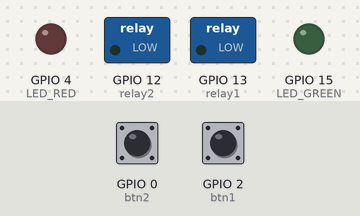
The sketch below on a simulated ESP8266 (NodeMCU). Parts: switched loads named in the sketch (green lamp = pin HIGH), output pins drawn as LEDs (lit = HIGH). The test bench sets the inputs (shaded band); at power-on: GPIO 0 (btn2) LOW, GPIO 2 (btn1) LOW. WiFi joins after 1.5 s; servers stay silent unless stated; no MQTT or app messages arrive unless stated; what the sketch prints to the serial monitor is not drawn.

Above: at 2.9 s.
3.0 s: GPIO 0 (btn2) pulled HIGH for 0.15 s
At 4.2 s:
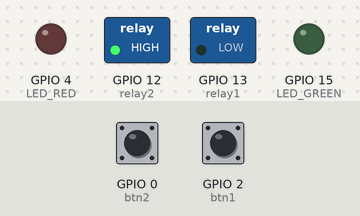
4.6 s: GPIO 2 (btn1) pulled HIGH for 0.15 s
At 5.4 s:
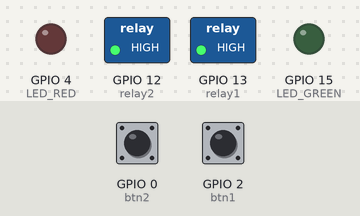
6.2 s: GPIO 0 (btn2) pulled HIGH for 1 s
At 7.0 s:
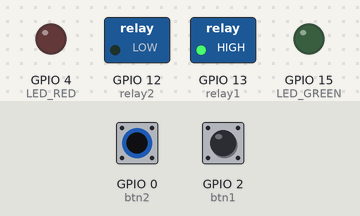
8.7 s: GPIO 0 (btn2) pulled HIGH for 3.2 s
At 12.6 s:
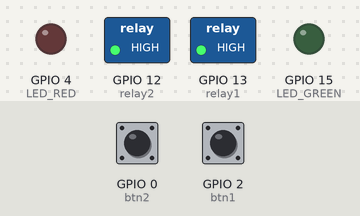
13.4 s: GPIO 2 (btn1) pulled HIGH for 3.2 s
At 13.8 s:
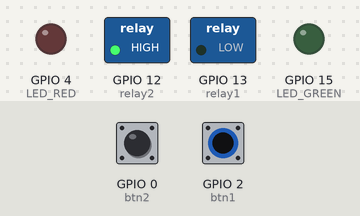
Timing chart, 0 to 18.1 s (numbered marks = the images above; inputs shaded):
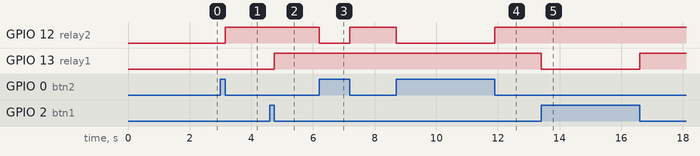

Measured:
- after the input at 3.0 s, GPIO 12 (relay2): LOW → HIGH after 0.15 s
- after the input at 4.6 s, GPIO 13 (relay1): LOW → HIGH after 0.15 s
- after the input at 6.2 s, GPIO 12 (relay2): HIGH → LOW at once, → HIGH 1.0 s later
- after the input at 8.7 s, GPIO 12 (relay2): HIGH → LOW at once, → HIGH 3.2 s later
- after the input at 13.4 s, GPIO 13 (relay1): HIGH → LOW at once, → HIGH 3.2 s later

The sketch:

WIFI_relay.ino
```cpp
#include <ESP8266WiFi.h>
#include <PubSubClient.h>
#include <DHT.h>
#include "ap_setting.h"


#define NODE_1

//#define ssid "pi"
//#define password "test1234"

#define mqtt_server "211.180.34.28"
#define mqtt_user "your_username"
#define mqtt_password "your_password"

#define mqttClientId          "DEVICE4"
#define mqttClientNode        "1"
#define mqttDomain            "SKMT"
#define mqtt_Topic             mqttDomain"/"mqttClientId
#define willTopic              mqttDomain"/"mqttClientId"/LWT"
#define humidity_topic        "sensor/humidity"
#define temperature_topic     "sensor/temperature"
//#define RELAY_A              mqttDomain"/"mqttClientId"/RELAY1"
//#define RELAY_B              mqttDomain"/"mqttClientId"/RELAY2"


#ifdef NODE_1
       #define RELAY_A     mqttDomain"/"mqttClientId"/RELAY1"
       #define RELAY_B     mqttDomain"/"mqttClientId"/RELAY2"
#else
       #define RELAY_A     mqttDomain"/"mqttClientId"/RELAY3"
       #define RELAY_B     mqttDomain"/"mqttClientId"/RELAY4"
#endif


int  willLwtQos = 0;
int  willRetain = true;
char *REALAY_A = 0;
char *REALAY_B = 0;
char *HUMIDITY_A = 0;
char *TEMPERATURE_B = 0;
char message_buff[100];
String clientName;
unsigned long fast_update, slow_update;
unsigned long lastReconnectAttempt = 0;

WiFiClient espClient;
PubSubClient mqtt(mqtt_server, 1883, mqtt_callback, espClient);


int pinLED = 2;                                 // internal LED of ESP-12F
int btn1State = LOW;
int btn2State = LOW;
int length;


#define LED_RED   4
#define LED_GREEN 15
#define DHT_PIN   14
#define relay1    13
#define relay2    12
#define btn1      2
#define btn2      0

DHT dht = DHT(DHT_PIN, DHT22);


void setup() {

    Serial.begin(115200);
    wifi_connect();
    mqtt.setServer(mqtt_server, 1883);

    uint8_t mac[6];
    WiFi.macAddress(mac);
    clientName += mqttClientId;
    clientName += ".";
    clientName += mqttClientNode;
    clientName += "-";
    clientName += macToStr(mac);
    clientName += "-";
    clientName += String(micros() & 0xff, 16);
    Serial.print("Connecting to ");
    Serial.print(mqtt_server);
    Serial.print(" as ");
    Serial.println(clientName);
    lastReconnectAttempt = 0;

    pinMode(LED_RED, OUTPUT);
    pinMode(LED_GREEN, OUTPUT);
    pinMode(relay1, OUTPUT);
    pinMode(relay2, OUTPUT);
    pinMode(btn1, INPUT);
    pinMode(btn2, INPUT);

}


void wifi_connect() {

  Serial.println();
  Serial.print("Connecting to ");
  Serial.println(ssid);

  delay(200);
    WiFi.mode(WIFI_STA);
    WiFi.begin(ssid, password);
    //  WiFi.config(IPAddress(192, 168, 10, 112), IPAddress(192, 168, 10, 1), IPAddress(255, 255, 255, 0));

    int Attempt = 0;
    while (WiFi.status() != WL_CONNECTED) {
      delay(100);
      Attempt++;
      LED_WIFI();
      Serial.print(". ");
      Serial.print(Attempt);
      if (Attempt == 100)
      {
        Serial.println();
        Serial.println("------------------------------> Could not connect to WIFI");
        ESP.restart();
        delay(200);
      }
    }

    Serial.println();
    Serial.println("===> WiFi connected");
    Serial.print("---------------------------------> IP address: ");
    Serial.println(WiFi.localIP());


    Serial.println("");
    Serial.println("WiFi connected");
    Serial.print("IP address: ");
    Serial.println(WiFi.localIP());

}


boolean reconnect() {
  mqtt.disconnect ();
  delay(100);
  if (mqtt.connect((char*) clientName.c_str(), willTopic, willLwtQos, willRetain, "0")) {
    Serial.println("-----> mqtt connected");
    mqtt.publish(willTopic, "1", true);
  } else {
    LED_ERR();
    Serial.print("-----------------> failed, rc=");
    Serial.println(mqtt.state());
  }
  //startMills = millis();
  return mqtt.connected();
}


void mqtt_callback(char* topic, byte* payload, unsigned int length) {

      int i = 0;
      for(i=0; i<length; i++) {
      message_buff[i] = payload[i];
      }
      message_buff[i] = '\0';
      String msgString = String(message_buff);
     Serial.println("Inbound: " + String(topic) +":"+ msgString);


     if (String(topic) == RELAY_A) {
      if (msgString == "1")  digitalWrite( relay1, 1 );
      else                   digitalWrite( relay1, 0 );
      }

     if (String(topic) == RELAY_B) {
      if (msgString == "1")  digitalWrite( relay2, 1 );
      else                   digitalWrite( relay2, 0 );
     }
}


void loop() {

    if (WiFi.status() == WL_CONNECTED) {
        if (!mqtt.connected()) {
           long now = millis();
              if (now - lastReconnectAttempt > 5000) {
                   lastReconnectAttempt = now;
                     if (reconnect()) {
                         lastReconnectAttempt = 0;
                        }
                }

                Serial.print("failed, rc=");
                Serial.println(mqtt.state());
        }
      } else {
        wifi_connect();
      }


  if ((millis()-fast_update)>50000)
  {
       fast_update = millis();
       Temperature();
  }

  btnState1();
  btnState2();
  mqtt.loop();
}


void btnState1(){

  if (btn1State != digitalRead(btn1)) {
    btn1State = !btn1State;
    if (btn1State){
      Serial.println("Switch1 LOW");
      digitalWrite(relay1, LOW);
      mqtt.publish(RELAY_A, "0");
    }
    else {
      Serial.println("Switch1 HIGH");
      digitalWrite(relay1, HIGH);
      mqtt.publish(RELAY_A, "1");
    }
  }
}


void btnState2(){

  if (btn2State != digitalRead(btn2)) {
    btn2State = !btn2State;
    if (btn2State){
      Serial.println("Switch2 LOW");
      digitalWrite(relay2, LOW);
      mqtt.publish(RELAY_B, "0");
    }
    else {
      Serial.println("Switch2 HIGH");
      digitalWrite(relay2, HIGH);
      mqtt.publish(RELAY_B, "1");
    }
  }
}


String macToStr(const uint8_t* mac)
{
  String result;
  for (int i = 0; i < 6; ++i) {
    result += String(mac[i], 16);
    if (i < 5)
      result += ':';
  }
  return result;
}


void LED_ERR(){
  digitalWrite(LED_RED, HIGH);
  delay(500);
  digitalWrite(LED_RED, LOW);
  delay(500);
}


void LED_RUN(){
  digitalWrite(LED_GREEN, HIGH);
  delay(500);
  digitalWrite(LED_GREEN, LOW);
  delay(500);
}


void LED_WIFI(){
  digitalWrite(LED_GREEN, HIGH);
  delay(200);
  digitalWrite(LED_GREEN, LOW);
  delay(200);
}


/*-------- NTP code ----------*/
/*
const int NTP_PACKET_SIZE = 48; // NTP time is in the first 48 bytes of message
byte packetBuffer[NTP_PACKET_SIZE]; //buffer to hold incoming & outgoing packets

time_t getNtpTime()
{
  while (udp.parsePacket() > 0) ; // discard any previously received packets
  //Serial.println("------------------> Transmit NTP Request called");
  sendNTPpacket(timeServer);
  delay(1000);
  uint32_t beginWait = millis();
  while (millis() - beginWait < 1500) {
    int size = udp.parsePacket();
    if (size >= NTP_PACKET_SIZE) {
      Serial.print("---------------> Receive NTP Response :  ");
      udp.read(packetBuffer, NTP_PACKET_SIZE);  // read packet into the buffer
      unsigned long secsSince1900;
      // convert four bytes starting at location 40 to a long integer
      secsSince1900 =  (unsigned long)packetBuffer[40] << 24;
      secsSince1900 |= (unsigned long)packetBuffer[41] << 16;
      secsSince1900 |= (unsigned long)packetBuffer[42] << 8;
      secsSince1900 |= (unsigned long)packetBuffer[43];
      Serial.println(secsSince1900 - 2208988800UL + timeZone * SECS_PER_HOUR);
      return secsSince1900 - 2208988800UL + timeZone * SECS_PER_HOUR;
    }
  }
  Serial.print("=================> No NTP Response :-( : ");
  Serial.println(millis() - beginWait);
  return 0; // return 0 if unable to get the time
}

// send an NTP request to the time server at the given address
void sendNTPpacket(IPAddress & address)
{
  //Serial.println("Transmit NTP Request");
  // set all bytes in the buffer to 0
  memset(packetBuffer, 0, NTP_PACKET_SIZE);
  // Initialize values needed to form NTP request
  // (see URL above for details on the packets)
  packetBuffer[0] = 0b11100011;   // LI, Version, Mode
  packetBuffer[1] = 0;     // Stratum, or type of clock
  packetBuffer[2] = 6;     // Polling Interval
  packetBuffer[3] = 0xEC;  // Peer Clock Precision
  // 8 bytes of zero for Root Delay & Root Dispersion
  packetBuffer[12]  = 49;
  packetBuffer[13]  = 0x4E;
  packetBuffer[14]  = 49;
  packetBuffer[15]  = 52;
  // all NTP fields have been given values, now
  // you can send a packet requesting a timestamp:
  udp.beginPacket(address, 123); //NTP requests are to port 123
  udp.write(packetBuffer, NTP_PACKET_SIZE);
  udp.endPacket();
  Serial.println("------------> Transmit NTP Sent");
}

*/
```

DHT22.ino
```cpp
//-------------------DHT22. Parameters------------------------------

long lastMsg = 0;
float temp = 0.0;
float hum = 0.0;
float diff = 1.0;
int flag = 1;

bool checkBound(float newValue, float prevValue, float maxDiff)
{return newValue < prevValue - maxDiff || newValue > prevValue + maxDiff;}


void Temperature() {


  long now = millis();
  if (now - lastMsg > 1000) {
    lastMsg = now;

    float newTemp = dht.readTemperature();
    float newHum = dht.readHumidity();


    if (isnan(newTemp) || isnan(newHum)) {
       Serial.println("Failed to read from DHT");
       return;
    }


    if (checkBound(newTemp, temp, diff)) {
      temp = newTemp;
      mqtt.publish(HUMIDITY_A, FtoS(temp).c_str(), true);
     }

    if (checkBound(newHum, hum, diff)) {
      hum = newHum;
      mqtt.publish(TEMPERATURE_B, FtoS(hum).c_str(), true);
     }

   }
}


// float형 숫자, 소수부분이 0인경우 정수로, 소수부분이 0이 아닌
// 숫자라면 소수점 이하 첫째자리까지만 표시

static String FtoS(float num) {
String str = (String) num;

  if ((int) num == num) {
    return str.substring(0, str.indexOf(".") + 2);
  } else {
    return str.substring(0, str.indexOf(".") + 2);
  }
}
```

ap_setting.h
```cpp
// WIFI SETTING
const char* ssid = "pi";
const char* password = "test1234";
```
